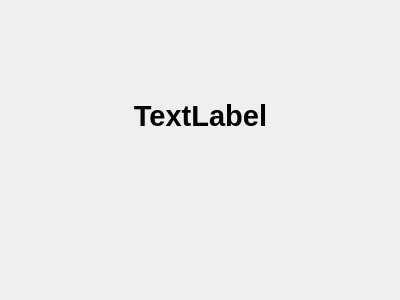
<?xml version="1.0" encoding="UTF-8"?>
<ui version="4.0">
 <class>ColoredCircleWindow</class>
 <widget class="QDialog" name="ColoredCircleWindow">
  <property name="geometry">
   <rect>
    <x>0</x>
    <y>0</y>
    <width>400</width>
    <height>300</height>
   </rect>
  </property>
  <property name="windowTitle">
   <string>Цветные круги</string>
  </property>
  <layout class="QVBoxLayout" name="verticalLayout">
   <property name="spacing">
    <number>0</number>
   </property>
   <property name="leftMargin">
    <number>0</number>
   </property>
   <property name="topMargin">
    <number>0</number>
   </property>
   <property name="rightMargin">
    <number>0</number>
   </property>
   <property name="bottomMargin">
    <number>0</number>
   </property>
   <item>
    <widget class="Figures" name="wgtCircle" native="true">
     <widget class="QLabel" name="lblFrontComment">
      <property name="geometry">
       <rect>
        <x>30</x>
        <y>80</y>
        <width>341</width>
        <height>71</height>
       </rect>
      </property>
      <property name="font">
       <font>
        <pointsize>22</pointsize>
        <weight>75</weight>
        <bold>true</bold>
       </font>
      </property>
      <property name="text">
       <string>TextLabel</string>
      </property>
      <property name="alignment">
       <set>Qt::AlignCenter</set>
      </property>
     </widget>
    </widget>
   </item>
  </layout>
 </widget>
 <customwidgets>
  <customwidget>
   <class>Figures</class>
   <extends>QWidget</extends>
   <header location="global">figures.h</header>
   <container>1</container>
  </customwidget>
 </customwidgets>
 <resources/>
 <connections/>
</ui>
